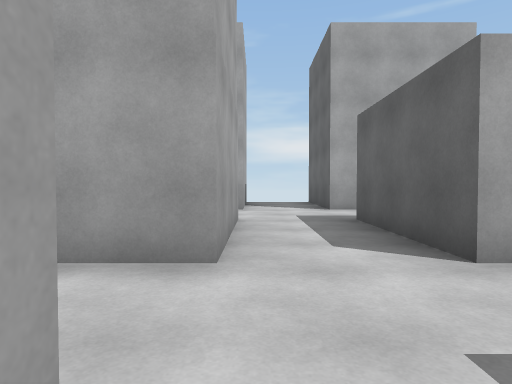
View 1 (above)

24 first-person views from a walk through a 3-D level made in the Unity game engine. The camera is 1.2 m above the floor, looks level and sees 75° across. The floor is counted in squares, 2 m on a side. Each view is taken from the middle of a square. On the plan, view 1 faces up. The plan holds only what a view shows up to about 10 squares ahead; the rest is blank. The place goes on beyond the plan.

View 2
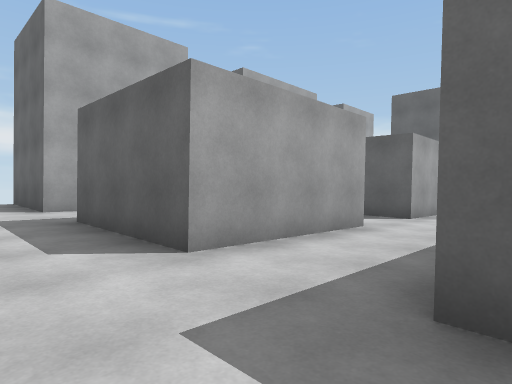

View 3
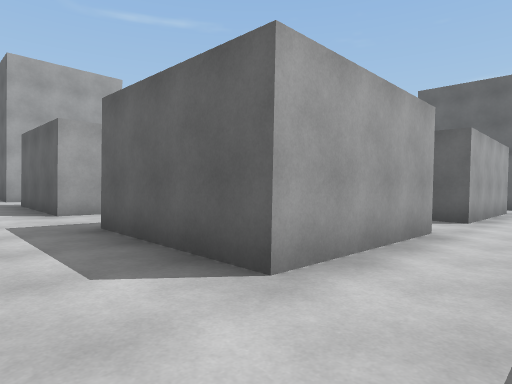

View 4
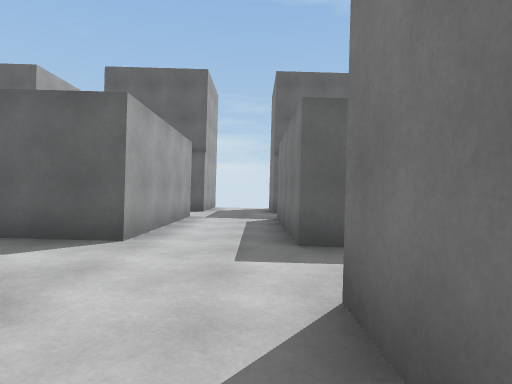

View 5
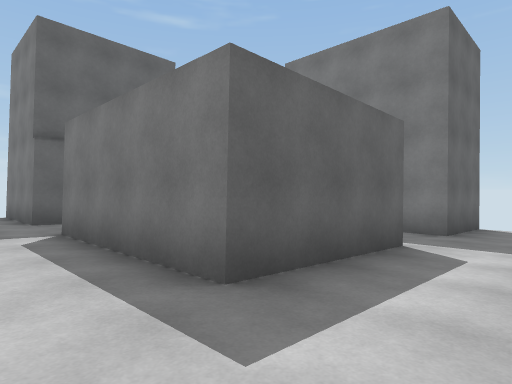

View 6
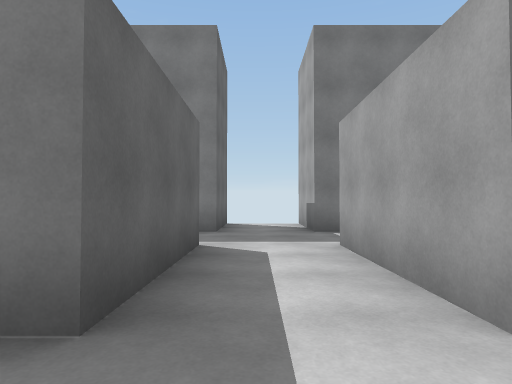

View 7
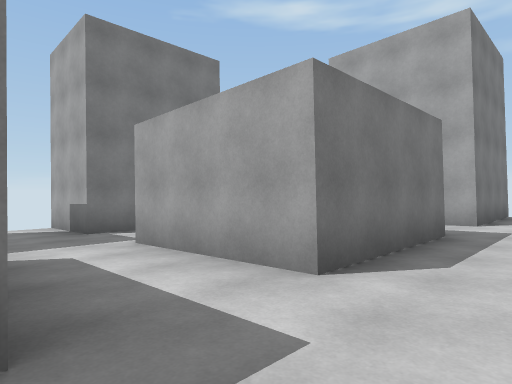

View 8
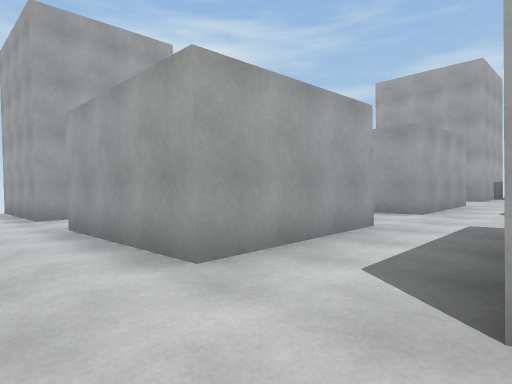

View 9
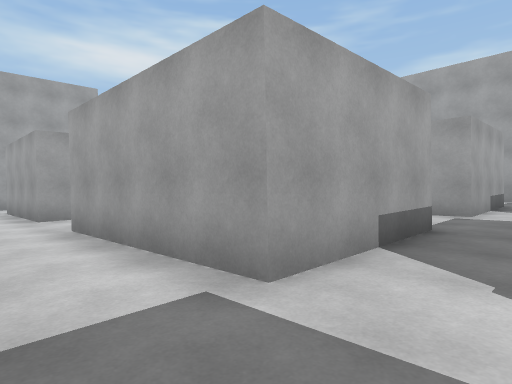

View 10
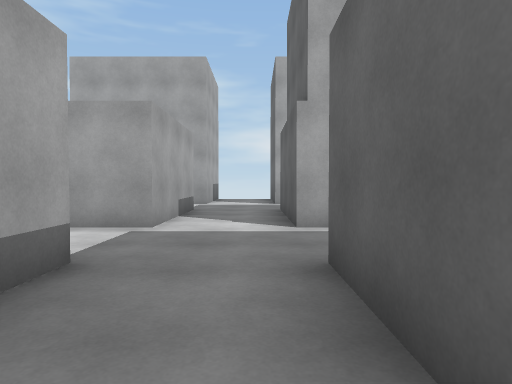

View 11
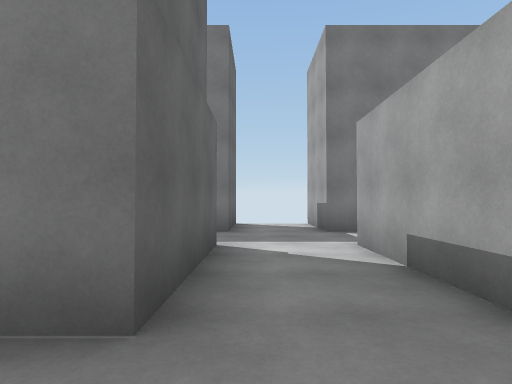

View 12
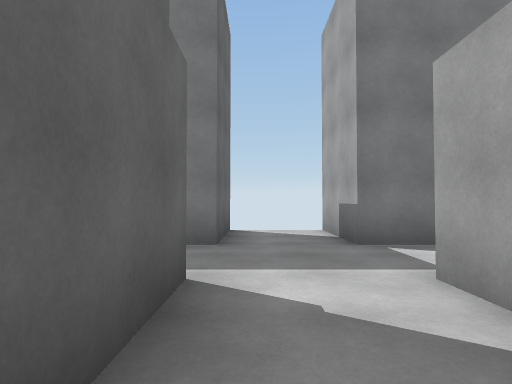

View 13
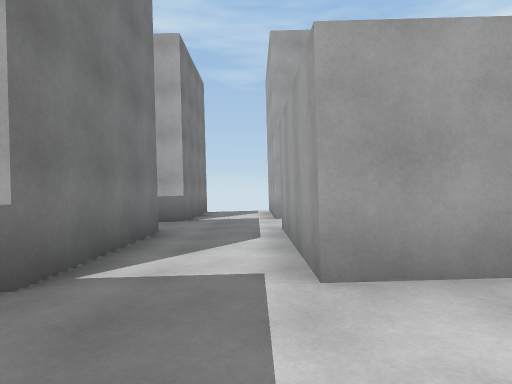

View 14
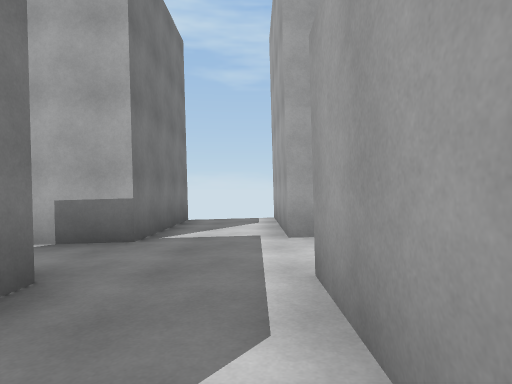

View 15
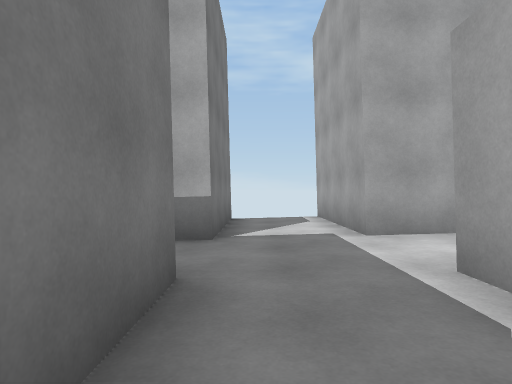

View 16
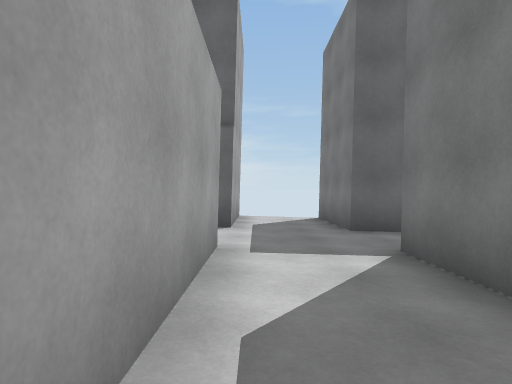

View 17
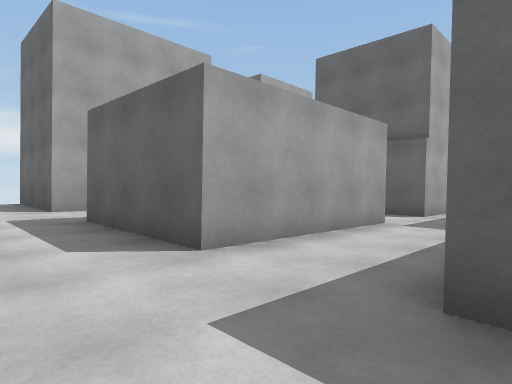

View 18
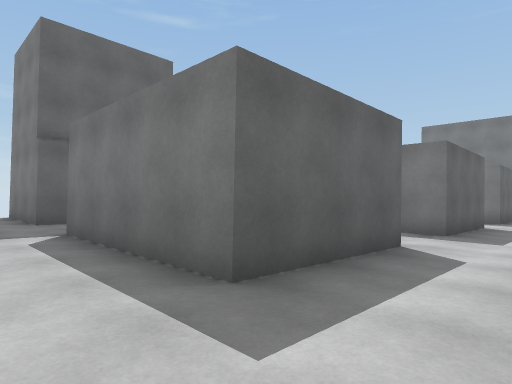

View 19
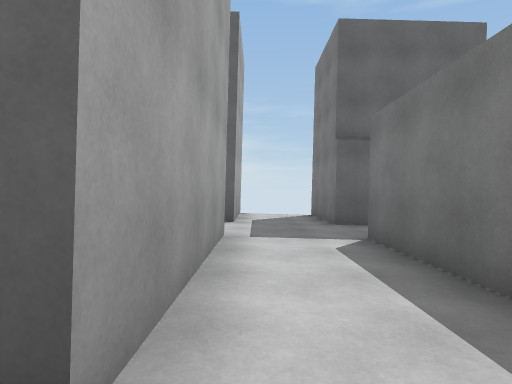

View 20
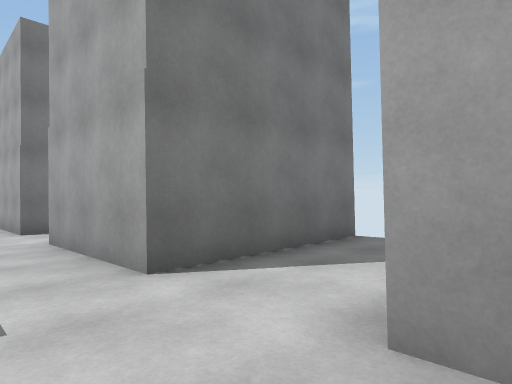

View 21
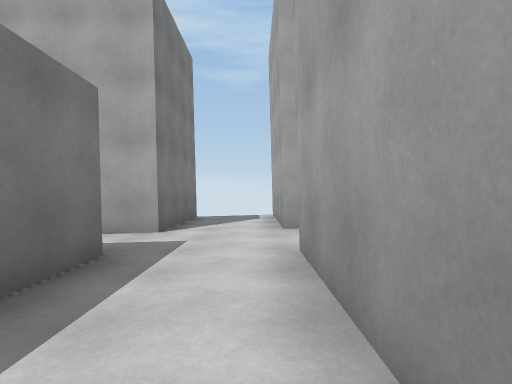

View 22
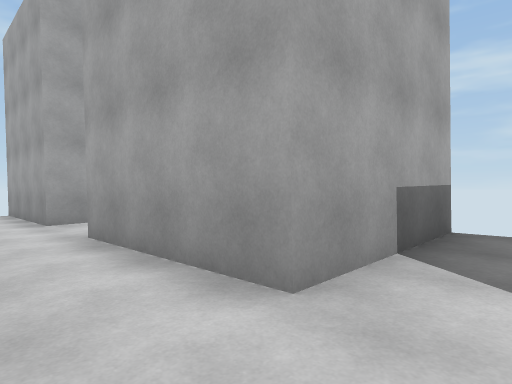

View 23
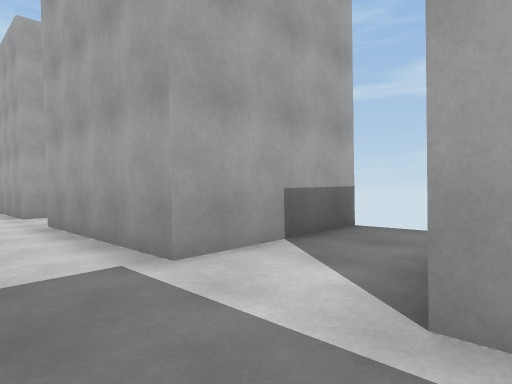

View 24
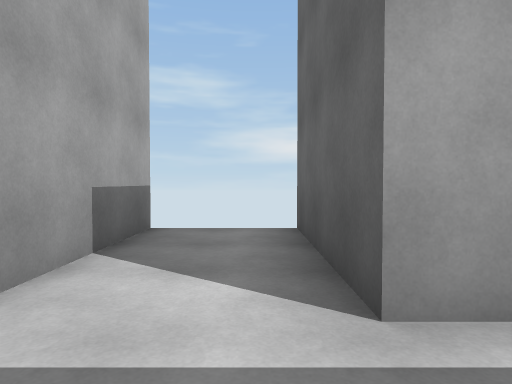

### Floor plan
Key: @ floor where view 1 was taken; # wall or solid block; x gap in a wall; . main floor; : floor 0.25 m higher than the main floor; + floor 0.5 m higher than the main floor; * floor 0.75 m higher than the main floor; % floor 1 m higher than the main floor; ^ raised ledge; v drop or lower ground.
Columns run from 4 left of view 1 to 15 right of it. Each row starts with its distance up from view 1.
 10    #%%###%%#  #%%#
  9    #%%###%%#  #%%#
  8  ^##%%###%%####%%###
  7 v%%%%%%%%%%%%%%%%%%%
  6 v%%%%%%%%%%%%%%%%%%%
  5 v^##**###**####**###
  4   ##**###**####**##
  3   ##**###**####**##
  2    +++++++++++++++
  1    +++++++++++++++
  0    #@+###++####++#
 -1    #++###++## #++#
 -2 v^##++###++####++#
 -3 v:::::::::::::::::
 -4 v:::::::::::::::::::
 -5  ^##::###::####::###
 -6   ##  ###..####..##
 -7  ^##..###..####..###
 -8 v...................
 -9 v...................
-10 v^##..###..####..###
-11    #.   #..#  #..#
-12          x #  #  #

Where each view was taken, in squares from view 1:
view 1: 0 up, 0 right, facing up
view 2: 0 up, 0 right, facing up-right
view 3: 4 down, 0 right, facing up-right
view 4: 4 down, 3 right, facing right
view 5: 3 down, 5 right, facing down-right
view 6: 3 down, 6 right, facing down
view 7: 3 down, 7 right, facing down-left
view 8: 4 down, 7 right, facing up-left
view 9: 4 down, 12 right, facing up-left
view 10: 2 down, 12 right, facing up
view 11: 3 down, 12 right, facing down
view 12: 5 down, 12 right, facing down
view 13: 8 down, 7 right, facing left
view 14: 8 down, 4 right, facing left
view 15: 9 down, 4 right, facing left
view 16: 8 down, 7 right, facing right
view 17: 0 up, 5 right, facing up-right
view 18: 7 up, 5 right, facing down-right
view 19: 7 up, 6 right, facing right
view 20: 8 up, 1 right, facing down-left
view 21: 7 up, 5 right, facing left
view 22: 6 up, 6 right, facing up-left
view 23: 6 up, 13 right, facing up-left
view 24: 6 up, 12 right, facing up
